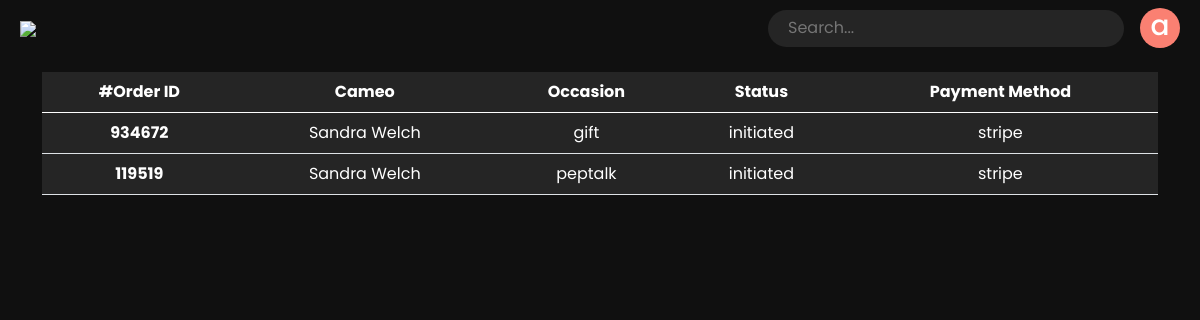
The page /profile/purchase (signed in) on the database its author committed.
### cameo/models.py (models this page shows)
class Cameo(AbstractUser):
    category_choice = [
        ('Actors', 'actors'),
        ('Activists', 'activist'),
        ("Artists", "artists"),
        ("Astrologers", "astrologers"),
        ("Astronauts", "astronauts"),
        ('Athletes', 'athletes'),
        ("Authors", "authors"),
        ("Cameo Team", "cameo_team"),
        ('Comedian', 'comedians'),
        ("Commentators", "commentators"),
        ('Creator', 'creator'),
        ("Dancers", "dancers"),
        ("En Español", "en_español"),
        ("Food", "food"),
        ("Furry", "furry"),
        ("High Fashion", "high_fashion"),
        ("Home and Design", "home_and_design"),
        ("Impressionists", "impressionists"),
        ("Magicians", "magicians"),
        ('Model', 'model'),
        ("Motivational Speakers", "motivational_speakers"),
        ('Musician', 'musician'),
        ("News", "news"),
        ("Pageants", "pageants"),
        ("Photographers", "photographers"),
        ("Podcast", "podcast"),
        ("Poker", "poker"),
        ("Politics", "politics"),
        ("Radio", "radio"),
        ('Reality TV', 'reality_tv'),
        ("Royals", "Royals"),
        ("Santas", "santas"),
        ('Sports Commentator', 'sports_Commentator'),
        ("Stylists", "stylists"),
        ("TV Hosts", "tv_hosts"),
        ("Tarot Card Reader", "tarot_card_reader"),
        ("Venture Capitalists", "venture_capitalists"),
        ("Viral", "viral"),
        ("Radio", "radio"),
        ("Writers", "writers"),
    ]
    delivery_duration_unit_choice = [
        ("Hr", 'hr'),
        ("Day", 'day'),
        ("Week", 'week'),
    ]
    currency_code_symbols = [('USD', "$"), ('INR', "₹"), ('GBP', "£"),
                             ('EUR', "€")]
    is_celebrity = models.BooleanField(default=False)
    category = models.CharField(choices=category_choice,
                                max_length=100,
                                null=True)
    delivery_duration = models.IntegerField(null=True)
    price = models.FloatField(null=True)
    currency_code = models.CharField(max_length=10,
                                     choices=currency_code_symbols,
                                     null=True)
    delivery_duration_unit = models.CharField(
        max_length=10, null=True, choices=delivery_duration_unit_choice)
    image = models.ImageField(upload_to='cameo')
    intro = models.CharField(max_length=500, null=True)
    bio = models.CharField(max_length=2000, null=True)
    paypal_email = models.EmailField(null=True)
    is_featured = models.BooleanField(null=True, blank=True, default=False)
    reviews = JSONField(default=[])
    rating = models.FloatField(validators=[MinValueValidator(0.0), MaxValueValidator(5.0)], blank=True, null=True)
    fans = models.IntegerField(default=0)

### booking/models.py (models this page shows, shortened)
class Booking(models.Model):
    payment_method_choice = [("paypal", "Paypal"), ("stripe", "Stripe")]
    payment_status_choice = [
        ("initiated", "Initiated"),
        ("pending", "Pending"),
        ("completed", "Completed"),
    ]
    order_status_choice = [
        ("initiated", "Initiated"),
        ("pending", "Pending"),
        ("completed", "Completed"),
        ("Completed Request", "Completed Request"),
    ]
    cameo = models.ForeignKey(
        Cameo, on_delete=models.CASCADE, related_name="cameo", null=True
    )
    order_id = models.IntegerField()
    price = models.FloatField()
    currency_code = models.CharField(max_length=10)
    cameo_username = models.CharField(max_length=250)
    requested_user_id = models.IntegerField()
    requested_user_username = models.CharField(max_length=250)
    fromName = models.CharField(max_length=500, null=True, blank=True)
    toName = models.CharField(max_length=500)
    pronounce = models.CharField(max_length=500)
    instructions = models.TextField()
    occasion = models.CharField(max_length=500)
    receipent = models.CharField(max_length=500)
    payment_status = models.CharField(max_length=100, choices=payment_status_choice)
    payment_method = models.CharField(max_length=100, choices=payment_method_choice)
    payment_server_response = models.TextField()
    order_status = models.CharField(max_length=50, choices=order_status_choice)
    statisfaction = models.IntegerField(null=True, blank=True)
    is_accepted = models.BooleanField(default=False, null=True, blank=True)
    decline_reason = models.TextField(blank=True, null=True)

### userprofile/views.py (the view)
# urls.py: path("purchase", views.purchase, name="purchase"),
@login_required
def purchase(request):
    purchase = Booking.objects.filter(requested_user_id=request.user.id)
    purchase = purchase.filter(payment_status="completed")
    context = {"purchases": purchase}
    return render(request, "userprofile/purchase.html", context=context)

### cameo/context_processors.py (called while the page is built)
def newsale_processor(request):
    if request.user.is_authenticated:
        bookings = Booking.objects.filter(cameo=request.user)
        new_sale = []
        for booking in bookings:
            if booking.order_status != "Completed":
                new_sale.append(booking)
        return {"new_sale": len(new_sale)}
    else:
        return {"new_sale": 0}

def purchase_update(request):
    if request.user.is_authenticated:
        purchase = []
        bookings = Booking.objects.filter(requested_user_id=request.user.id)
        for booking in bookings:
            if booking.order_status == "Completed Request" and not booking.is_accepted:
                purchase.append(booking)
        return {"purchase_update": len(purchase)}
    else:
        return {"purchase_update": 0}

### userprofile/templates/userprofile/purchase.html (shortened to what this page needs)
{% extends 'cameo/base.html' %}
{% block body %}
<div id="purchase" class="container mt-3">
    <table class="table sale-table">
        <thead>
            <tr>
                <th class="thead" scope="col">#Order ID</th>
                <th class="thead" scope="col">Cameo</th>
                <th class="thead" scope="col">Occasion</th>
                <th class="thead" scope="col">Status</th>
                <th class="thead" scope="col">Payment Method</th>
            </tr>
        </thead>
        <tbody>
            {% for purchase in purchases %}
            <tr class="order" data-bs-toggle="modal" data-bs-target="#modal-{{purchase.order_id}}">
                <th class="thead"  scope="row">{{purchase.order_id}}</th>
                <td class="thead"  scope="row">{{purchase.cameo.first_name}} {{purchase.cameo.last_name}}</td>
                <td class="thead"  scope="row">{{purchase.occasion}}</td>
                <td class="thead"  scope="row">{{purchase.order_status}}</td>
                <td class="thead" scope="row">{{purchase.payment_method}}</td>
            </tr>
            {% endfor %}
        </tbody>
    </table>
</div>
{% endblock %}

### cameo/templates/cameo/base.html (shortened to what this page needs)
<!DOCTYPE html>
<html lang="en">
<head>
    <link rel="stylesheet" href="https://cdnjs.cloudflare.com/ajax/libs/animate.css/4.1.1/animate.min.css">
    <link rel="stylesheet" href="https://cdnjs.cloudflare.com/ajax/libs/font-awesome/5.15.3/css/all.min.css">
    <link href="https://cdn.jsdelivr.net/npm/bootstrap@5.0.0-beta3/dist/css/bootstrap.min.css" rel="stylesheet"
>
</head>
<body>
    {% include 'cameo/navbar.html' %}
    {% block body %}
    {% endblock %}
</body>
</html>

### cameo/templates/cameo/navbar.html (shortened to what this page needs)
<div class="navbar" id="navbar">
    <a href="/">
        <div class="logo-container">
            <img src="https://cdn.cameo.com/staticDir/logo_white.svg" class="logo">
        </div>
    </a>
    <div class="right-element">
        <div class="input-container">
            <input type="text" placeholder="Search..." class="search-input">
        </div>
        {% if request.user.is_authenticated %}
        <div v-on:click="toggleMenu" class="avatar">
            <h3 style="margin-bottom: 5px"> {{ request.user.username|slice:"0:1"}}</h3>
        </div>
        {% else %}
        <button class="btn-login" data-bs-toggle="modal" data-bs-target="#exampleModal">Login</button>
        {% endif %}
    </div>
</div>

### cameo/templates/cameo/base.html (style rules this page uses)
body { font-family: poppins, sans-serif !important; padding-left: 106px; padding-right: 106px; }
body { background-color: rgb(16, 16, 16); color: white; }
a { text-decoration: none; }

### cameo/templates/cameo/navbar.html (style rules this page uses)
.navbar { width: 100%; max-height: 56px; height: 56px; background-color: rgb(16, 16, 16); padding: 0px 20px; display: flex; flex-direction: row; justify-content: space-between; }
.logo { width: 100px; }
.logo-container { flex-grow: 1; }
.input-container { background-color: rgb(37, 37, 37); border-radius: 100px; }
.search-input { min-height: 37px; background-color: transparent; border: none; padding: 0px 20px; width: 100%; color: white; }
.right-element { display: flex; justify-content: flex-end; align-items: center; width: 70%; }
.avatar { -webkit-user-select: none; -moz-user-select: none; -ms-user-select: none; user-select: none; width: 40px; height: 40px; min-width: 40px; min-height: 40px; margin-left: 1rem; background-color: salmon; border-radius: 100px; display: flex; justify-content: center; align-items: center; }

### userprofile/templates/userprofile/purchase.html (style rules this page uses)
.sale-table { background-color: #252525 !important; color: white; text-align: center; }
@media screen and (max-width: 1580px) { body { padding: 0px; } }
@media screen and (max-width: 1580px) { .thead { font-size: 1rem; } }
.sale-table { width: 100%; box-sizing: border-box; }

### rows shown on the page
Cameo: user.username "a"
Booking: order_id "934672", cameo.first_name "Sandra", cameo.last_name "Welch", occasion "gift", order_status "initiated", payment_method "stripe"
Booking: order_id "119519", cameo.first_name "Sandra", cameo.last_name "Welch", occasion "peptalk", order_status "initiated", payment_method "stripe"
